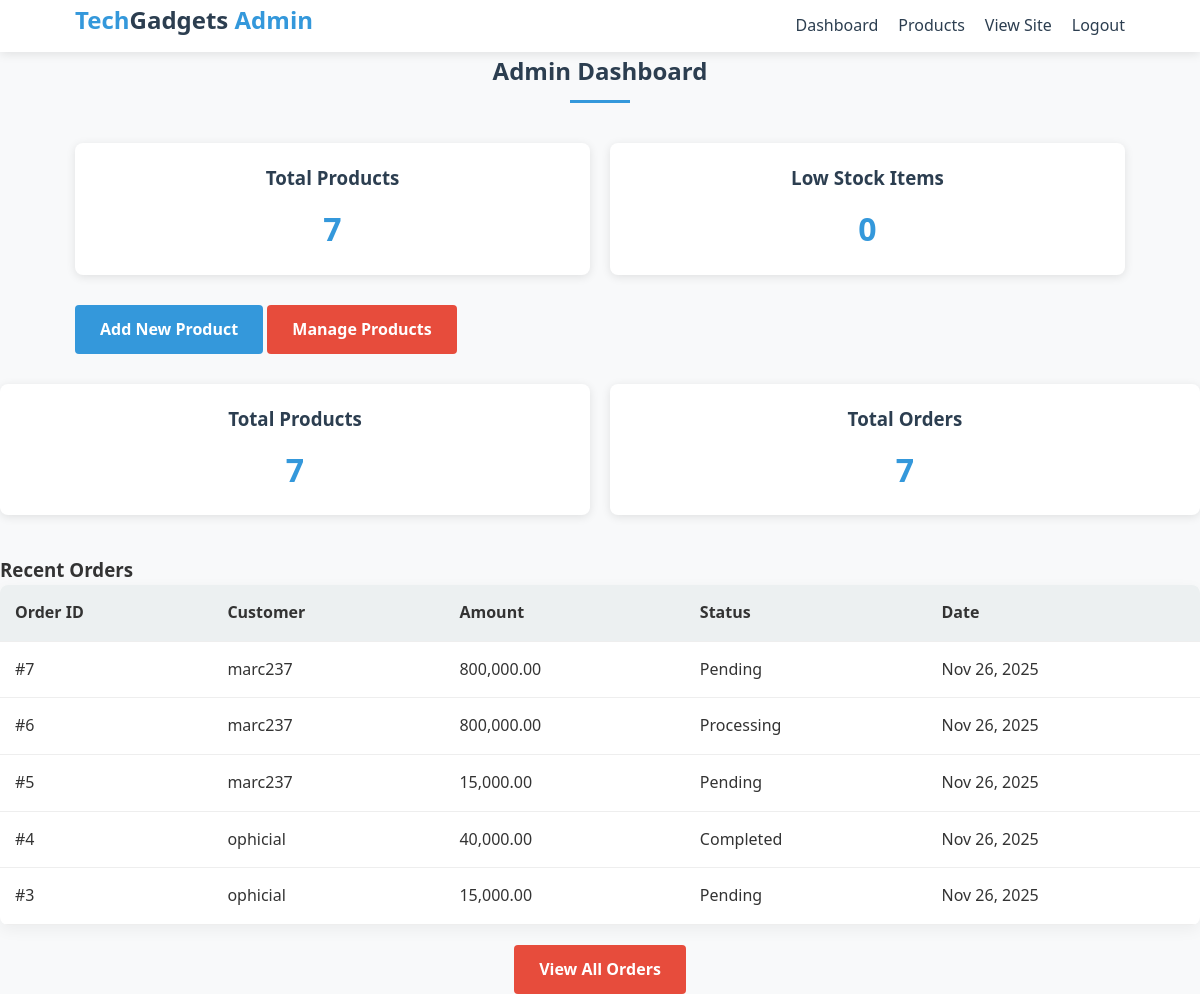
The page /admin/index.php (signed in) on the database its author committed.
### tables this page shows
CREATE TABLE `orders` (
  `id` int(11) NOT NULL,
  `user_id` int(11) DEFAULT NULL,
  `total_amount` decimal(10,2) NOT NULL,
  `status` enum('pending','processing','completed','cancelled') DEFAULT 'pending',
  `shipping_address` text DEFAULT NULL,
  `created_at` timestamp NOT NULL DEFAULT current_timestamp()
);

CREATE TABLE `users` (
  `id` int(11) NOT NULL,
  `username` varchar(50) NOT NULL,
  `email` varchar(100) NOT NULL,
  `password` varchar(255) NOT NULL,
  `first_name` varchar(50) DEFAULT NULL,
  `last_name` varchar(50) DEFAULT NULL,
  `address` text DEFAULT NULL,
  `phone` varchar(20) DEFAULT NULL,
  `created_at` timestamp NOT NULL DEFAULT current_timestamp()
);

### includes/functions.php (called while the page is built, shortened)
<?php
require_once 'config.php';
function getProducts($limit = null) {
    global $pdo;
    $sql = "SELECT * FROM products WHERE stock_quantity > 0";
    $stmt = $pdo->query($sql);
    return $stmt->fetchAll();
}
function getAllOrders($limit = null) {
    global $pdo;
    $sql = "SELECT o.*, u.username, u.email
            FROM orders o
            LEFT JOIN users u ON o.user_id = u.id
            ORDER BY o.created_at DESC";
    if ($limit) {
        $sql .= " LIMIT " . intval($limit);
    }
    $stmt = $pdo->query($sql);
    return $stmt->fetchAll();
}
function getOrdersCount() {
    global $pdo;
    $stmt = $pdo->query("SELECT COUNT(*) as count FROM orders");
    return $stmt->fetch()['count'];
}
?>

### admin/index.php (the view, shortened to what this page needs)
<?php
require_once '../includes/auth.php';
require_once '../includes/functions.php';
$products = getProducts();
$ordersCount = getOrdersCount();
$pendingOrders = array_slice(getAllOrders(5), 0, 5);
?>
<!DOCTYPE html>
<html lang="en">
<head>
    <link rel="stylesheet" href="../assets/css/style.css">
</head>
<body>
    <header>
        <div class="container">
            <div class="header-content">
                <div class="logo">Tech<span>Gadgets</span> Admin</div>
                <nav>
                    <ul>
                        <li><a href="index.php" class="active">Dashboard</a></li>
                        <li><a href="products.php">Products</a></li>
                        <li><a href="../index.php">View Site</a></li>
                        <li><a href="logout.php">Logout</a></li>
                    </ul>
                </nav>
            </div>
        </div>
    </header>
    <main>
        <div class="container">
            <h2 class="section-title">Admin Dashboard</h2>
            <div class="admin-stats">
                <div class="stat-card">
                    <h3>Total Products</h3>
                    <p><?php echo count($products); ?></p>
                </div>
                <div class="stat-card">
                    <h3>Low Stock Items</h3>
                    <p>0</p>
                </div>
            </div>
            <div class="admin-actions">
                <a href="products.php?action=add" class="btn btn-primary">Add New Product</a>
                <a href="products.php" class="btn">Manage Products</a>
            </div>
        </div>
<div class="admin-stats">
    <div class="stat-card">
        <h3>Total Products</h3>
        <p><?php echo count($products); ?></p>
    </div>
    <div class="stat-card">
        <h3>Total Orders</h3>
        <p><?php echo $ordersCount; ?></p>
    </div>
</div>
<div class="recent-orders" style="margin-top: 40px;">
    <h3>Recent Orders</h3>
    <?php if (empty($pendingOrders)): ?>
        <p>No recent orders.</p>
    <?php else: ?>
        <table class="products-table">
            <thead>
                <tr>
                    <th>Order ID</th>
                    <th>Customer</th>
                    <th>Amount</th>
                    <th>Status</th>
                    <th>Date</th>
                </tr>
            </thead>
            <tbody>
                <?php foreach ($pendingOrders as $order): ?>
                <tr>
                    <td>#<?php echo $order['id']; ?></td>
                    <td><?php echo htmlspecialchars($order['username']); ?></td>
                    <td><?php echo number_format($order['total_amount'], 2); ?></td>
                    <td>
                        <span class="order-status status-<?php echo $order['status']; ?>">
                            <?php echo ucfirst($order['status']); ?>
                        </span>
                    </td>
                    <td><?php echo date('M j, Y', strtotime($order['created_at'])); ?></td>
                </tr>
                <?php endforeach; ?>
            </tbody>
        </table>
        <div style="text-align: center; margin-top: 20px;">
            <a href="orders.php" class="btn">View All Orders</a>
        </div>
    <?php endif; ?>
                </div>
    </main>
</body>
</html>

### assets/css/style.css (style rules this page uses)
:root { --primary: #3498db; --secondary: #2c3e50; --accent: #e74c3c; --light: #ecf0f1; --dark: #2c3e50; --success: #2ecc71; --warning: #f39c12; --danger: #e74c3c; }
* { margin: 0; padding: 0; box-sizing: border-box; font-family: 'Segoe UI', Tahoma, Geneva, Verdana, sans-serif; }
body { background-color: #f8f9fa; color: #333; line-height: 1.6; }
.container { width: 90%; max-width: 1200px; margin: 0 auto; padding: 0 15px; }
header { background-color: white; box-shadow: 0 2px 10px rgba(0, 0, 0, 0.1); position: sticky; top: 0; z-index: 100; }
.header-content { display: flex; justify-content: space-between; align-items: center; padding: 1px 0; }
.logo { font-size: 24px; font-weight: 700; color: var(--primary); }
.logo span { color: var(--secondary); }
nav ul { display: flex; list-style: none; }
nav ul li { margin-left: 20px; }
nav ul li a { text-decoration: none; color: var(--dark); font-weight: 500; transition: color 0.3s; }
.btn { display: inline-block; background-color: var(--accent); color: white; padding: 12px 25px; border-radius: 4px; text-decoration: none; font-weight: 600; transition: all 0.3s; border: none; cursor: pointer; }
.btn-primary { background-color: var(--primary); }
.section-title { text-align: center; margin-bottom: 40px; color: var(--secondary); position: relative; }
.section-title:after { content: ''; display: block; width: 60px; height: 3px; background-color: var(--primary); margin: 10px auto; }
.admin-actions { margin-bottom: 30px; }
.products-table { width: 100%; border-collapse: collapse; background-color: white; border-radius: 8px; overflow: hidden; box-shadow: 0 5px 15px rgba(0, 0, 0, 0.05); }
.products-table th, .products-table td { padding: 15px; text-align: left; border-bottom: 1px solid #eee; }
.products-table th { background-color: var(--light); font-weight: 600; }
.admin-stats { display: grid; grid-template-columns: repeat(auto-fit, minmax(200px, 1fr)); gap: 20px; margin-bottom: 30px; }
.stat-card { background: white; padding: 20px; border-radius: 8px; box-shadow: 0 2px 10px rgba(0,0,0,0.1); text-align: center; }
.stat-card h3 { color: var(--secondary); margin-bottom: 10px; }
.stat-card p { font-size: 2rem; font-weight: bold; color: var(--primary); }
.logo { height: 50px; width: auto; border-radius: 30%; object-fit: cover; }

### rows shown on the page
orders: id "7", user.username "marc237", total_amount "800,000.00", status "Pending", created_at "Nov 26, 2025"
orders: id "6", user.username "marc237", total_amount "800,000.00", status "Processing", created_at "Nov 26, 2025"
orders: id "5", user.username "marc237", total_amount "15,000.00", status "Pending", created_at "Nov 26, 2025"
orders: id "4", user.username "ophicial", total_amount "40,000.00", status "Completed", created_at "Nov 26, 2025"
orders: id "3", user.username "ophicial", total_amount "15,000.00", status "Pending", created_at "Nov 26, 2025"

### other values the page prints
count($products) "7"
$ordersCount "7"
